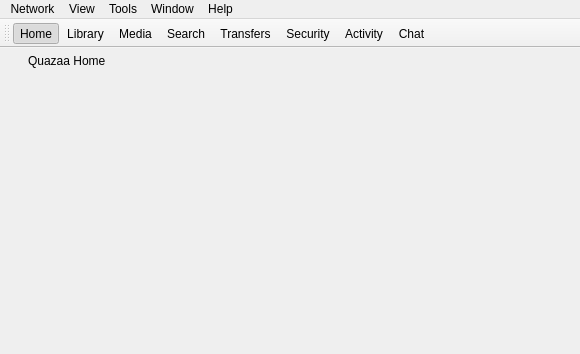
<?xml version="1.0" encoding="UTF-8"?>
<ui version="4.0">
 <class>WinMain</class>
 <widget class="QMainWindow" name="WinMain">
  <property name="geometry">
   <rect>
    <x>0</x>
    <y>0</y>
    <width>580</width>
    <height>354</height>
   </rect>
  </property>
  <property name="windowTitle">
   <string>Quazaa</string>
  </property>
  <property name="windowIcon">
   <iconset resource="../Resource.qrc">
    <normaloff>:/Resource/Quazaa32.png</normaloff>:/Resource/Quazaa32.png</iconset>
  </property>
  <widget class="QWidget" name="centralwidget">
   <layout class="QVBoxLayout" name="verticalLayout">
    <property name="spacing">
     <number>0</number>
    </property>
    <property name="margin">
     <number>0</number>
    </property>
    <item>
     <widget class="QFrame" name="frameMainHeader">
      <property name="styleSheet">
       <string notr="true"/>
      </property>
      <property name="frameShape">
       <enum>QFrame::NoFrame</enum>
      </property>
      <property name="frameShadow">
       <enum>QFrame::Raised</enum>
      </property>
      <layout class="QGridLayout" name="gridLayout">
       <property name="horizontalSpacing">
        <number>2</number>
       </property>
       <property name="verticalSpacing">
        <number>0</number>
       </property>
       <property name="margin">
        <number>0</number>
       </property>
       <item row="0" column="0">
        <widget class="QLabel" name="labelMainHeaderLogo">
         <property name="minimumSize">
          <size>
           <width>26</width>
           <height>26</height>
          </size>
         </property>
         <property name="maximumSize">
          <size>
           <width>26</width>
           <height>26</height>
          </size>
         </property>
         <property name="styleSheet">
          <string notr="true">background-color: transparent;
padding: 2px;</string>
         </property>
         <property name="text">
          <string/>
         </property>
         <property name="pixmap">
          <pixmap resource="../Resource.qrc">:/Resource/Generic/Home.png</pixmap>
         </property>
         <property name="scaledContents">
          <bool>true</bool>
         </property>
        </widget>
       </item>
       <item row="0" column="1">
        <widget class="QLabel" name="labelMainHeaderText">
         <property name="styleSheet">
          <string notr="true"/>
         </property>
         <property name="text">
          <string>Quazaa Home</string>
         </property>
        </widget>
       </item>
      </layout>
     </widget>
    </item>
    <item>
     <widget class="QStackedWidget" name="stackedWidgetMain"/>
    </item>
   </layout>
  </widget>
  <widget class="QMenuBar" name="menubarMain">
   <property name="geometry">
    <rect>
     <x>0</x>
     <y>0</y>
     <width>580</width>
     <height>27</height>
    </rect>
   </property>
   <widget class="QMenu" name="menuNetwork">
    <property name="title">
     <string>Network</string>
    </property>
    <widget class="QMenu" name="menuConnect_To">
     <property name="title">
      <string>Choose Networks</string>
     </property>
     <addaction name="actionGnutella2"/>
     <addaction name="actionAres"/>
     <addaction name="actionEDonkey"/>
    </widget>
    <addaction name="actionConnect"/>
    <addaction name="actionDisconnect"/>
    <addaction name="separator"/>
    <addaction name="menuConnect_To"/>
    <addaction name="separator"/>
    <addaction name="actionConnectTo"/>
    <addaction name="actionBrowseHost"/>
    <addaction name="separator"/>
    <addaction name="actionExitAfterTransfers"/>
    <addaction name="actionExit"/>
   </widget>
   <widget class="QMenu" name="menuView">
    <property name="title">
     <string>View</string>
    </property>
    <widget class="QMenu" name="menuAdvanced">
     <property name="title">
      <string>Advanced</string>
     </property>
     <addaction name="actionGraph"/>
     <addaction name="actionPacketDump"/>
     <addaction name="actionSearchMonitor"/>
     <addaction name="actionHitMonitor"/>
    </widget>
    <addaction name="actionHome"/>
    <addaction name="actionLibrary"/>
    <addaction name="actionMedia"/>
    <addaction name="actionSearch"/>
    <addaction name="actionTransfers"/>
    <addaction name="actionSecurity"/>
    <addaction name="actionActivity"/>
    <addaction name="actionChat"/>
    <addaction name="separator"/>
    <addaction name="actionHostCache"/>
    <addaction name="actionDiscovery"/>
    <addaction name="actionScheduler"/>
    <addaction name="menuAdvanced"/>
   </widget>
   <widget class="QMenu" name="menuTools">
    <property name="title">
     <string>Tools</string>
    </property>
    <widget class="QMenu" name="menuBitTorrent">
     <property name="title">
      <string>BitTorrent</string>
     </property>
     <addaction name="actionCreateTorrent"/>
     <addaction name="actionSeedTorrent"/>
     <addaction name="actionOpenTorrent"/>
    </widget>
    <addaction name="menuBitTorrent"/>
    <addaction name="actionURLDownload"/>
    <addaction name="actionOpenDownloadFolder"/>
    <addaction name="actionShares"/>
    <addaction name="actionImportPartials"/>
    <addaction name="separator"/>
    <addaction name="actionChooseSkin"/>
    <addaction name="actionChooseLanguage"/>
    <addaction name="separator"/>
    <addaction name="actionEditMyProfile"/>
    <addaction name="actionQuickstartWizard"/>
    <addaction name="actionSettings"/>
   </widget>
   <widget class="QMenu" name="menuWindow">
    <property name="title">
     <string>Window</string>
    </property>
    <addaction name="actionLockPanels"/>
   </widget>
   <widget class="QMenu" name="menuHelp">
    <property name="title">
     <string>Help</string>
    </property>
    <addaction name="actionUsersGuide"/>
    <addaction name="actionQuazaaForums"/>
    <addaction name="actionFAQ"/>
    <addaction name="separator"/>
    <addaction name="actionCheckForNewVersion"/>
    <addaction name="actionConnectionTest"/>
    <addaction name="separator"/>
    <addaction name="actionDonate"/>
    <addaction name="actionAbout"/>
   </widget>
   <addaction name="menuNetwork"/>
   <addaction name="menuView"/>
   <addaction name="menuTools"/>
   <addaction name="menuWindow"/>
   <addaction name="menuHelp"/>
  </widget>
  <widget class="QStatusBar" name="statusbar">
   <property name="sizeGripEnabled">
    <bool>false</bool>
   </property>
  </widget>
  <widget class="QToolBar" name="toolBarNavigation">
   <property name="contextMenuPolicy">
    <enum>Qt::PreventContextMenu</enum>
   </property>
   <property name="windowTitle">
    <string>toolBar</string>
   </property>
   <property name="iconSize">
    <size>
     <width>20</width>
     <height>20</height>
    </size>
   </property>
   <property name="toolButtonStyle">
    <enum>Qt::ToolButtonTextBesideIcon</enum>
   </property>
   <property name="floatable">
    <bool>false</bool>
   </property>
   <attribute name="toolBarArea">
    <enum>TopToolBarArea</enum>
   </attribute>
   <attribute name="toolBarBreak">
    <bool>false</bool>
   </attribute>
   <addaction name="actionHome"/>
   <addaction name="actionLibrary"/>
   <addaction name="actionMedia"/>
   <addaction name="actionSearch"/>
   <addaction name="actionTransfers"/>
   <addaction name="actionSecurity"/>
   <addaction name="actionActivity"/>
   <addaction name="actionChat"/>
  </widget>
  <action name="actionExit">
   <property name="icon">
    <iconset resource="../Resource.qrc">
     <normaloff>:/Resource/Generic/Exit.png</normaloff>:/Resource/Generic/Exit.png</iconset>
   </property>
   <property name="text">
    <string>Exit</string>
   </property>
  </action>
  <action name="actionAbout">
   <property name="icon">
    <iconset resource="../Resource.qrc">
     <normaloff>:/Resource/Quazaa32.png</normaloff>:/Resource/Quazaa32.png</iconset>
   </property>
   <property name="text">
    <string>About</string>
   </property>
  </action>
  <action name="actionLockPanels">
   <property name="icon">
    <iconset resource="../Resource.qrc">
     <normaloff>:/Resource/Generic/LockPanels.png</normaloff>:/Resource/Generic/LockPanels.png</iconset>
   </property>
   <property name="text">
    <string>Lock Panels</string>
   </property>
  </action>
  <action name="actionHome">
   <property name="checkable">
    <bool>true</bool>
   </property>
   <property name="checked">
    <bool>true</bool>
   </property>
   <property name="icon">
    <iconset resource="../Resource.qrc">
     <normaloff>:/Resource/Generic/Home.png</normaloff>:/Resource/Generic/Home.png</iconset>
   </property>
   <property name="text">
    <string>Home</string>
   </property>
   <property name="toolTip">
    <string>Home</string>
   </property>
   <property name="whatsThis">
    <string notr="true">Home</string>
   </property>
  </action>
  <action name="actionLibrary">
   <property name="checkable">
    <bool>true</bool>
   </property>
   <property name="checked">
    <bool>false</bool>
   </property>
   <property name="icon">
    <iconset resource="../Resource.qrc">
     <normaloff>:/Resource/Library/Library.png</normaloff>:/Resource/Library/Library.png</iconset>
   </property>
   <property name="text">
    <string>Library</string>
   </property>
   <property name="whatsThis">
    <string notr="true">Library</string>
   </property>
  </action>
  <action name="actionSearch">
   <property name="checkable">
    <bool>true</bool>
   </property>
   <property name="icon">
    <iconset resource="../Resource.qrc">
     <normaloff>:/Resource/Generic/Search.png</normaloff>:/Resource/Generic/Search.png</iconset>
   </property>
   <property name="text">
    <string>Search</string>
   </property>
   <property name="whatsThis">
    <string notr="true">Search</string>
   </property>
  </action>
  <action name="actionTransfers">
   <property name="checkable">
    <bool>true</bool>
   </property>
   <property name="icon">
    <iconset resource="../Resource.qrc">
     <normaloff>:/Resource/Generic/Transfers.png</normaloff>:/Resource/Generic/Transfers.png</iconset>
   </property>
   <property name="text">
    <string>Transfers</string>
   </property>
   <property name="whatsThis">
    <string notr="true">Transfers</string>
   </property>
  </action>
  <action name="actionSecurity">
   <property name="checkable">
    <bool>true</bool>
   </property>
   <property name="icon">
    <iconset resource="../Resource.qrc">
     <normaloff>:/Resource/Security/Security.png</normaloff>:/Resource/Security/Security.png</iconset>
   </property>
   <property name="text">
    <string>Security</string>
   </property>
   <property name="whatsThis">
    <string notr="true">Security</string>
   </property>
  </action>
  <action name="actionActivity">
   <property name="checkable">
    <bool>true</bool>
   </property>
   <property name="icon">
    <iconset resource="../Resource.qrc">
     <normaloff>:/Resource/Generic/Globe.png</normaloff>:/Resource/Generic/Globe.png</iconset>
   </property>
   <property name="text">
    <string>Activity</string>
   </property>
   <property name="whatsThis">
    <string notr="true">Activity</string>
   </property>
  </action>
  <action name="actionMedia">
   <property name="checkable">
    <bool>true</bool>
   </property>
   <property name="icon">
    <iconset resource="../Resource.qrc">
     <normaloff>:/Resource/Media/Media.png</normaloff>:/Resource/Media/Media.png</iconset>
   </property>
   <property name="text">
    <string>Media</string>
   </property>
   <property name="whatsThis">
    <string notr="true">Media</string>
   </property>
   <property name="skinIdentifier" stdset="0">
    <string/>
   </property>
  </action>
  <action name="actionCreateTorrent">
   <property name="icon">
    <iconset resource="../Resource.qrc">
     <normaloff>:/Resource/Networks/CreateTorrent.png</normaloff>:/Resource/Networks/CreateTorrent.png</iconset>
   </property>
   <property name="text">
    <string>Create Torrent</string>
   </property>
  </action>
  <action name="actionSeedTorrent">
   <property name="icon">
    <iconset resource="../Resource.qrc">
     <normaloff>:/Resource/Networks/SeedTorrent.png</normaloff>:/Resource/Networks/SeedTorrent.png</iconset>
   </property>
   <property name="text">
    <string>Seed Torrent</string>
   </property>
  </action>
  <action name="actionOpenTorrent">
   <property name="icon">
    <iconset resource="../Resource.qrc">
     <normaloff>:/Resource/Networks/BitTorrent.png</normaloff>:/Resource/Networks/BitTorrent.png</iconset>
   </property>
   <property name="text">
    <string>Open Torrent</string>
   </property>
   <property name="toolTip">
    <string>Open Torrent</string>
   </property>
  </action>
  <action name="actionSettings">
   <property name="icon">
    <iconset resource="../Resource.qrc">
     <normaloff>:/Resource/Generic/Settings.png</normaloff>:/Resource/Generic/Settings.png</iconset>
   </property>
   <property name="text">
    <string>Settings</string>
   </property>
  </action>
  <action name="actionEDonkey">
   <property name="checkable">
    <bool>true</bool>
   </property>
   <property name="icon">
    <iconset resource="../Resource.qrc">
     <normaloff>:/Resource/Networks/EDonkey.png</normaloff>:/Resource/Networks/EDonkey.png</iconset>
   </property>
   <property name="text">
    <string>eDonkey</string>
   </property>
   <property name="toolTip">
    <string>eDonkey</string>
   </property>
  </action>
  <action name="actionGnutella2">
   <property name="checkable">
    <bool>true</bool>
   </property>
   <property name="checked">
    <bool>true</bool>
   </property>
   <property name="icon">
    <iconset resource="../Resource.qrc">
     <normaloff>:/Resource/Networks/Gnutella2.png</normaloff>:/Resource/Networks/Gnutella2.png</iconset>
   </property>
   <property name="text">
    <string>Gnutella 2</string>
   </property>
  </action>
  <action name="actionConnect">
   <property name="icon">
    <iconset resource="../Resource.qrc">
     <normaloff>:/Resource/Network/Connect.png</normaloff>:/Resource/Network/Connect.png</iconset>
   </property>
   <property name="text">
    <string>Connect</string>
   </property>
  </action>
  <action name="actionDisconnect">
   <property name="icon">
    <iconset resource="../Resource.qrc">
     <normaloff>:/Resource/Network/Disconnect.png</normaloff>:/Resource/Network/Disconnect.png</iconset>
   </property>
   <property name="text">
    <string>Disconnect</string>
   </property>
  </action>
  <action name="actionConnectTo">
   <property name="icon">
    <iconset resource="../Resource.qrc">
     <normaloff>:/Resource/Network/ConnectTo.png</normaloff>:/Resource/Network/ConnectTo.png</iconset>
   </property>
   <property name="text">
    <string>Connect To</string>
   </property>
  </action>
  <action name="actionExitAfterTransfers">
   <property name="icon">
    <iconset resource="../Resource.qrc">
     <normaloff>:/Resource/Generic/ExitAfterTransfers.png</normaloff>:/Resource/Generic/ExitAfterTransfers.png</iconset>
   </property>
   <property name="text">
    <string>Exit After Transfers</string>
   </property>
  </action>
  <action name="actionChat">
   <property name="checkable">
    <bool>true</bool>
   </property>
   <property name="icon">
    <iconset resource="../Resource.qrc">
     <normaloff>:/Resource/Chat/Chat.png</normaloff>:/Resource/Chat/Chat.png</iconset>
   </property>
   <property name="text">
    <string>Chat</string>
   </property>
   <property name="whatsThis">
    <string notr="true">Chat</string>
   </property>
  </action>
  <action name="actionHostCache">
   <property name="checkable">
    <bool>true</bool>
   </property>
   <property name="icon">
    <iconset resource="../Resource.qrc">
     <normaloff>:/Resource/Network/HostCache.png</normaloff>:/Resource/Network/HostCache.png</iconset>
   </property>
   <property name="text">
    <string>Host Cache</string>
   </property>
   <property name="toolTip">
    <string>Host Cache</string>
   </property>
   <property name="statusTip">
    <string notr="true">Host Cache</string>
   </property>
  </action>
  <action name="actionDiscovery">
   <property name="checkable">
    <bool>true</bool>
   </property>
   <property name="icon">
    <iconset resource="../Resource.qrc">
     <normaloff>:/Resource/Network/Discovery.png</normaloff>:/Resource/Network/Discovery.png</iconset>
   </property>
   <property name="text">
    <string>Discovery</string>
   </property>
   <property name="statusTip">
    <string notr="true">Discovery</string>
   </property>
  </action>
  <action name="actionGraph">
   <property name="checkable">
    <bool>true</bool>
   </property>
   <property name="icon">
    <iconset resource="../Resource.qrc">
     <normaloff>:/Resource/Generic/Graph.png</normaloff>:/Resource/Generic/Graph.png</iconset>
   </property>
   <property name="text">
    <string>Graph</string>
   </property>
   <property name="statusTip">
    <string notr="true">Graph</string>
   </property>
  </action>
  <action name="actionPacketDump">
   <property name="checkable">
    <bool>true</bool>
   </property>
   <property name="icon">
    <iconset resource="../Resource.qrc">
     <normaloff>:/Resource/Network/PacketDump.png</normaloff>:/Resource/Network/PacketDump.png</iconset>
   </property>
   <property name="text">
    <string>Packet Dump</string>
   </property>
   <property name="statusTip">
    <string notr="true">Packet Dump</string>
   </property>
  </action>
  <action name="actionHitMonitor">
   <property name="checkable">
    <bool>true</bool>
   </property>
   <property name="icon">
    <iconset resource="../Resource.qrc">
     <normaloff>:/Resource/Network/HitMonitor.png</normaloff>:/Resource/Network/HitMonitor.png</iconset>
   </property>
   <property name="text">
    <string>Hit Monitor</string>
   </property>
   <property name="statusTip">
    <string notr="true">Hit Monitor</string>
   </property>
  </action>
  <action name="actionSearchMonitor">
   <property name="checkable">
    <bool>true</bool>
   </property>
   <property name="icon">
    <iconset resource="../Resource.qrc">
     <normaloff>:/Resource/Network/SearchMonitor.png</normaloff>:/Resource/Network/SearchMonitor.png</iconset>
   </property>
   <property name="text">
    <string>Search Monitor</string>
   </property>
   <property name="statusTip">
    <string notr="true">Search Monitor</string>
   </property>
  </action>
  <action name="actionShares">
   <property name="icon">
    <iconset resource="../Resource.qrc">
     <normaloff>:/Resource/Library/SharedFolders.png</normaloff>:/Resource/Library/SharedFolders.png</iconset>
   </property>
   <property name="text">
    <string>Edit Shared Folders</string>
   </property>
   <property name="toolTip">
    <string>Edit Shared Folders</string>
   </property>
  </action>
  <action name="actionURLDownload">
   <property name="icon">
    <iconset resource="../Resource.qrc">
     <normaloff>:/Resource/Generic/URLDownload.png</normaloff>:/Resource/Generic/URLDownload.png</iconset>
   </property>
   <property name="text">
    <string>Download File</string>
   </property>
  </action>
  <action name="actionImportPartials">
   <property name="icon">
    <iconset resource="../Resource.qrc">
     <normaloff>:/Resource/Library/ImportPartials.png</normaloff>:/Resource/Library/ImportPartials.png</iconset>
   </property>
   <property name="text">
    <string>Import Partials</string>
   </property>
  </action>
  <action name="actionOpenDownloadFolder">
   <property name="icon">
    <iconset resource="../Resource.qrc">
     <normaloff>:/Resource/Library/OpenDownloadFolder.png</normaloff>:/Resource/Library/OpenDownloadFolder.png</iconset>
   </property>
   <property name="text">
    <string>Open Download Folder</string>
   </property>
  </action>
  <action name="actionChooseSkin">
   <property name="icon">
    <iconset resource="../Resource.qrc">
     <normaloff>:/Resource/Generic/Skin.png</normaloff>:/Resource/Generic/Skin.png</iconset>
   </property>
   <property name="text">
    <string>Choose Skin</string>
   </property>
  </action>
  <action name="actionChooseLanguage">
   <property name="icon">
    <iconset resource="../Resource.qrc">
     <normaloff>:/Resource/Generic/Language.png</normaloff>:/Resource/Generic/Language.png</iconset>
   </property>
   <property name="text">
    <string>Choose Language</string>
   </property>
  </action>
  <action name="actionQuickstartWizard">
   <property name="icon">
    <iconset resource="../Resource.qrc">
     <normaloff>:/Resource/Generic/Wizard.png</normaloff>:/Resource/Generic/Wizard.png</iconset>
   </property>
   <property name="text">
    <string>Quickstart Wizard</string>
   </property>
  </action>
  <action name="actionUsersGuide">
   <property name="icon">
    <iconset resource="../Resource.qrc">
     <normaloff>:/Resource/Generic/UsersGuide.png</normaloff>:/Resource/Generic/UsersGuide.png</iconset>
   </property>
   <property name="text">
    <string>User's Guide</string>
   </property>
  </action>
  <action name="actionFAQ">
   <property name="icon">
    <iconset resource="../Resource.qrc">
     <normaloff>:/Resource/Generic/Help.png</normaloff>:/Resource/Generic/Help.png</iconset>
   </property>
   <property name="text">
    <string>FAQ</string>
   </property>
  </action>
  <action name="actionConnectionTest">
   <property name="icon">
    <iconset resource="../Resource.qrc">
     <normaloff>:/Resource/Network/Connect.png</normaloff>:/Resource/Network/Connect.png</iconset>
   </property>
   <property name="text">
    <string>Connection Test</string>
   </property>
  </action>
  <action name="actionCheckForNewVersion">
   <property name="icon">
    <iconset resource="../Resource.qrc">
     <normaloff>:/Resource/Generic/Check.png</normaloff>:/Resource/Generic/Check.png</iconset>
   </property>
   <property name="text">
    <string>Check For New Version</string>
   </property>
  </action>
  <action name="actionDonate">
   <property name="icon">
    <iconset resource="../Resource.qrc">
     <normaloff>:/Resource/Generic/Donate.png</normaloff>:/Resource/Generic/Donate.png</iconset>
   </property>
   <property name="text">
    <string>Donate</string>
   </property>
  </action>
  <action name="actionQuazaaForums">
   <property name="icon">
    <iconset resource="../Resource.qrc">
     <normaloff>:/Resource/Generic/QuazaaForums.png</normaloff>:/Resource/Generic/QuazaaForums.png</iconset>
   </property>
   <property name="text">
    <string>Quazaa Forums</string>
   </property>
  </action>
  <action name="actionAres">
   <property name="checkable">
    <bool>true</bool>
   </property>
   <property name="icon">
    <iconset resource="../Resource.qrc">
     <normaloff>:/Resource/Networks/Ares.png</normaloff>:/Resource/Networks/Ares.png</iconset>
   </property>
   <property name="text">
    <string>Ares</string>
   </property>
  </action>
  <action name="actionScheduler">
   <property name="checkable">
    <bool>true</bool>
   </property>
   <property name="icon">
    <iconset resource="../Resource.qrc">
     <normaloff>:/Resource/Generic/Scheduler.png</normaloff>:/Resource/Generic/Scheduler.png</iconset>
   </property>
   <property name="text">
    <string>Scheduler</string>
   </property>
   <property name="toolTip">
    <string>Scheduler</string>
   </property>
  </action>
  <action name="actionShowOrHide">
   <property name="icon">
    <iconset resource="../Resource.qrc">
     <normaloff>:/Resource/Quazaa.png</normaloff>:/Resource/Quazaa.png</iconset>
   </property>
   <property name="text">
    <string>Show/Hide Quazaa</string>
   </property>
   <property name="toolTip">
    <string>Show/Hide Quazaa</string>
   </property>
  </action>
  <action name="actionEditMyProfile">
   <property name="icon">
    <iconset resource="../Resource.qrc">
     <normaloff>:/Resource/Chat/Chat.png</normaloff>:/Resource/Chat/Chat.png</iconset>
   </property>
   <property name="text">
    <string>Edit My Profile</string>
   </property>
  </action>
  <action name="actionNewSearch">
   <property name="icon">
    <iconset resource="../Resource.qrc">
     <normaloff>:/Resource/Generic/NewSearch.png</normaloff>:/Resource/Generic/NewSearch.png</iconset>
   </property>
   <property name="text">
    <string>New Search</string>
   </property>
   <property name="toolTip">
    <string>Start A New Search</string>
   </property>
  </action>
  <action name="actionMediaPlay">
   <property name="enabled">
    <bool>false</bool>
   </property>
   <property name="icon">
    <iconset resource="../Resource.qrc">
     <normaloff>:/Resource/Media/PlayMedia.png</normaloff>
     <normalon>:/Resource/Media/PauseMedia.png</normalon>:/Resource/Media/PlayMedia.png</iconset>
   </property>
   <property name="text">
    <string>Play</string>
   </property>
   <property name="toolTip">
    <string>Play</string>
   </property>
  </action>
  <action name="actionMediaOpen">
   <property name="icon">
    <iconset resource="../Resource.qrc">
     <normaloff>:/Resource/Media/OpenMedia.png</normaloff>:/Resource/Media/OpenMedia.png</iconset>
   </property>
   <property name="text">
    <string>Open Media</string>
   </property>
  </action>
  <action name="actionMediaRewind">
   <property name="enabled">
    <bool>false</bool>
   </property>
   <property name="icon">
    <iconset resource="../Resource.qrc">
     <normaloff>:/Resource/Media/PreviousMediaTrack.png</normaloff>:/Resource/Media/PreviousMediaTrack.png</iconset>
   </property>
   <property name="text">
    <string>Rewind</string>
   </property>
   <property name="toolTip">
    <string>Rewind</string>
   </property>
  </action>
  <action name="actionMediaNextTrack">
   <property name="enabled">
    <bool>false</bool>
   </property>
   <property name="icon">
    <iconset resource="../Resource.qrc">
     <normaloff>:/Resource/Media/NextMediaTrack.png</normaloff>:/Resource/Media/NextMediaTrack.png</iconset>
   </property>
   <property name="text">
    <string>Next Track</string>
   </property>
  </action>
  <action name="actionBrowseHost">
   <property name="icon">
    <iconset resource="../Resource.qrc">
     <normaloff>:/Resource/Network/Browse.png</normaloff>:/Resource/Network/Browse.png</iconset>
   </property>
   <property name="text">
    <string>Browse Host</string>
   </property>
   <property name="toolTip">
    <string>Browse Host</string>
   </property>
  </action>
  <action name="actionMediaStop">
   <property name="enabled">
    <bool>false</bool>
   </property>
   <property name="icon">
    <iconset resource="../Resource.qrc">
     <normaloff>:/Resource/Media/StopMedia.png</normaloff>:/Resource/Media/StopMedia.png</iconset>
   </property>
   <property name="text">
    <string>Stop Media</string>
   </property>
  </action>
  <action name="actionMediaRepeat">
   <property name="checkable">
    <bool>true</bool>
   </property>
   <property name="icon">
    <iconset resource="../Resource.qrc">
     <normaloff>:/Resource/Media/Repeat.png</normaloff>:/Resource/Media/Repeat.png</iconset>
   </property>
   <property name="text">
    <string>Repeat</string>
   </property>
   <property name="toolTip">
    <string>Repeat</string>
   </property>
  </action>
  <action name="actionMediaShuffle">
   <property name="checkable">
    <bool>true</bool>
   </property>
   <property name="icon">
    <iconset resource="../Resource.qrc">
     <normaloff>:/Resource/Media/Shuffle.png</normaloff>:/Resource/Media/Shuffle.png</iconset>
   </property>
   <property name="text">
    <string>Shuffle</string>
   </property>
   <property name="toolTip">
    <string>Shuffle</string>
   </property>
  </action>
  <action name="actionMediaSettings">
   <property name="icon">
    <iconset resource="../Resource.qrc">
     <normaloff>:/Resource/Generic/Settings.png</normaloff>:/Resource/Generic/Settings.png</iconset>
   </property>
   <property name="text">
    <string>Settings</string>
   </property>
   <property name="toolTip">
    <string>Settings</string>
   </property>
  </action>
  <action name="actionMediaMute">
   <property name="icon">
    <iconset resource="../Resource.qrc">
     <normaloff>:/Resource/Media/Unmute.png</normaloff>:/Resource/Media/Unmute.png</iconset>
   </property>
   <property name="text">
    <string>Mute</string>
   </property>
   <property name="toolTip">
    <string>Mute</string>
   </property>
  </action>
 </widget>
 <resources>
  <include location="../Resource.qrc"/>
 </resources>
 <connections/>
</ui>
